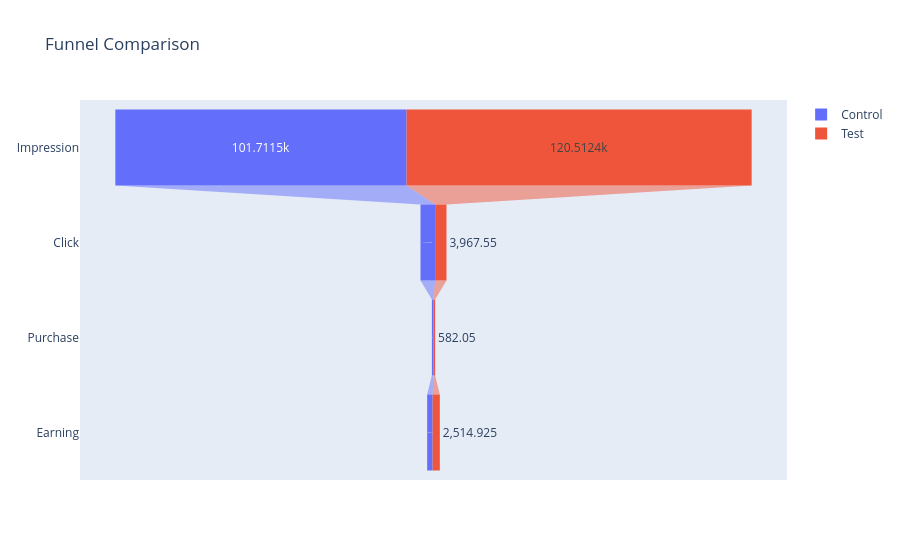

Source (notebook cell):
### Markdown cell above
**Funnel Chart**

### Code cell
import plotly.graph_objects as go

fig_funnel = go.Figure()

for group in summary["Group"]:
    temp = summary[summary["Group"] == group]
    
    fig_funnel.add_trace(go.Funnel(
        name=group,
        y=["Impression", "Click", "Purchase", "Earning"],
        x=[
            temp["Impression"].values[0],
            temp["Click"].values[0],
            temp["Purchase"].values[0],
            temp["Earning"].values[0]
        ]
    ))

fig_funnel.update_layout(title="Funnel Comparison")
fig_funnel.show()

### Figure 1 — Plotly figure (JSON) as saved in the notebook; plotly's stock layout.template omitted (floating-point values rounded to 4 significant figures)
{"data": [{"name": "Control", "type": "funnel", "x": [101700.0, 5101.0, 550.9, 1909.0], "y": ["Impression", "Click", "Purchase", "Earning"]}, {"name": "Test", "type": "funnel", "x": [120500.0, 3968.0, 582.0, 2515.0], "y": ["Impression", "Click", "Purchase", "Earning"]}], "layout": {"title": {"text": "Funnel Comparison"}}}
